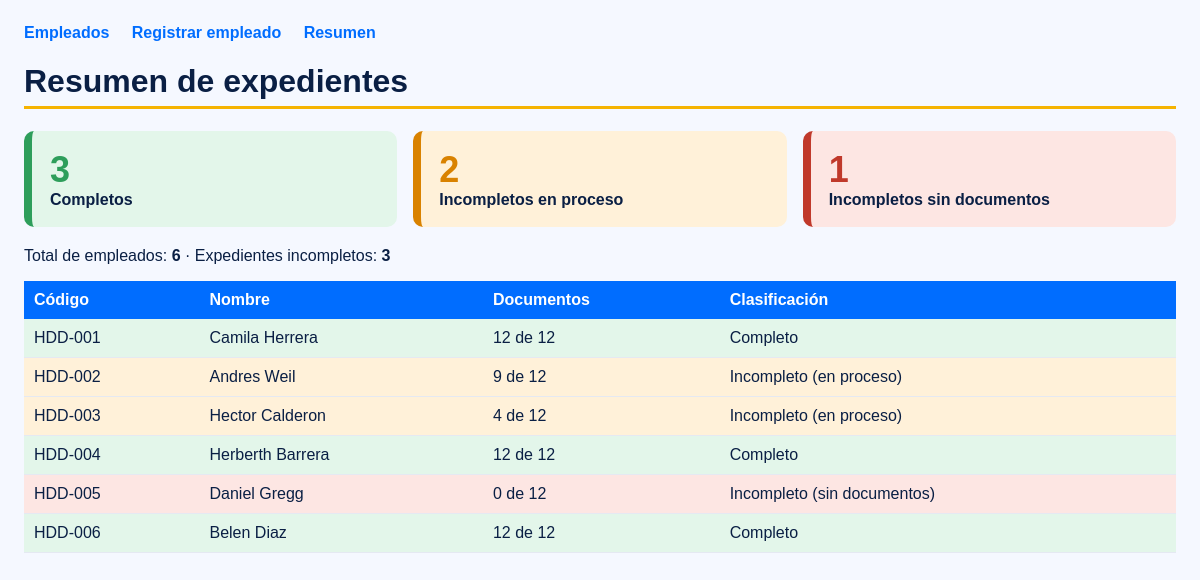
Page /resumen on the committed database.
### tables this page shows
CREATE TABLE empleados (
    id INTEGER PRIMARY KEY AUTOINCREMENT,
    codigo TEXT NOT NULL UNIQUE,
    nombre TEXT NOT NULL,
    puesto TEXT NOT NULL,
    area TEXT NOT NULL,
    sucursal TEXT NOT NULL,
    fecha_ingreso TEXT NOT NULL
);

### app.py (the view)
@app.route("/resumen")
def resumen():
    filas = obtener_empleados()
    completos = 0
    en_proceso = 0
    sin_documentos = 0
    detalle = []
    for fila in filas:
        if fila["total"] > 0 and fila["entregados"] == fila["total"]:
            completos = completos + 1
            clase, estado = "completo", "Completo"
        elif fila["entregados"] > 0:
            en_proceso = en_proceso + 1
            clase, estado = "proceso", "Incompleto (en proceso)"
        else:
            sin_documentos = sin_documentos + 1
            clase, estado = "vacio", "Incompleto (sin documentos)"
        detalle.append({"datos": fila, "estado": estado, "clase": clase})
    return render_template("resumen.html", detalle=detalle, total=len(filas),
                           completos=completos, en_proceso=en_proceso,
                           sin_documentos=sin_documentos,
                           incompletos=en_proceso + sin_documentos)

### app.py (called while the page is built)
def conectar():
    conexion = sqlite3.connect("hospital.db")
    conexion.row_factory = sqlite3.Row
    conexion.execute("PRAGMA foreign_keys = ON")
    return conexion

def obtener_empleados():
    conexion = conectar()
    filas = conexion.execute("""
        SELECT e.*, COALESCE(SUM(x.entregado), 0) AS entregados, COUNT(x.documento_id) AS total
        FROM empleados e
        LEFT JOIN expediente x ON x.empleado_id = e.id
        GROUP BY e.id
        ORDER BY e.id
    """).fetchall()
    conexion.close()
    return filas

### templates/resumen.html (shortened to what this page needs)
{% extends "base.html" %}
{% block contenido %}
<h1>Resumen de expedientes</h1>
<div class="tarjetas">
  <div class="tarjeta completo"><span class="numero">{{ completos }}</span>Completos</div>
  <div class="tarjeta proceso"><span class="numero">{{ en_proceso }}</span>Incompletos en proceso</div>
  <div class="tarjeta vacio"><span class="numero">{{ sin_documentos }}</span>Incompletos sin documentos</div>
</div>
<p>Total de empleados: <strong>{{ total }}</strong> · Expedientes incompletos: <strong>{{ incompletos }}</strong></p>
<table>
  <tr><th>Código</th><th>Nombre</th><th>Documentos</th><th>Clasificación</th></tr>
  {% for d in detalle %}
  <tr class="{{ d.clase }}">
    <td>{{ d.datos.codigo }}</td>
    <td>{{ d.datos.nombre }}</td>
    <td>{{ d.datos.entregados }} de {{ d.datos.total }}</td>
    <td>{{ d.estado }}</td>
  </tr>
  {% endfor %}
</table>
{% endblock %}

### static/style.css (style rules this page uses)
body { font-family: Arial, sans-serif; background: #f5f8ff; color: #0a1f44; margin: 0; padding: 24px; }
h1 { border-bottom: 3px solid #f5b301; padding-bottom: 6px; }
table { border-collapse: collapse; width: 100%; background: #ffffff; }
th { background: #006dff; color: #ffffff; padding: 10px; text-align: left; }
td { padding: 10px; border-bottom: 1px solid #e5e9f2; }
.completo { --color: #2e9e5b; --fondo: #e3f6ea; }
.proceso { --color: #d98200; --fondo: #fff1d9; }
.vacio { --color: #c0392b; --fondo: #fde6e3; }
tr.completo td, tr.proceso td, tr.vacio td { background: var(--fondo); color: #0a1f44; }
.tarjetas { display: flex; gap: 16px; margin: 20px 0; }
.tarjeta { flex: 1; padding: 18px; border-radius: 10px; background: var(--fondo); border-left: 8px solid var(--color); font-weight: bold; }
.tarjeta .numero { display: block; font-size: 36px; color: var(--color); }

### rows in the picture
empleados: datos.codigo "HDD-001", datos.nombre "Camila Herrera"
empleados: datos.codigo "HDD-002", datos.nombre "Andres Weil"
empleados: datos.codigo "HDD-003", datos.nombre "Hector Calderon"
empleados: datos.codigo "HDD-004", datos.nombre "Herberth Barrera"
empleados: datos.codigo "HDD-005", datos.nombre "Daniel Gregg"
empleados: datos.codigo "HDD-006", datos.nombre "Belen Diaz"

### other values in the picture
{{ completos }} "3"
{{ en_proceso }} "2"
{{ sin_documentos }} "1"
{{ total }} "6"
{{ incompletos }} "3"
{{ d.datos.entregados }} "12" "9" "4" "12" "0" "12"
{{ d.datos.total }} "12" "12" "12" "12" "12" "12"
{{ d.estado }} "Completo" "Incompleto (en proceso)" "Incompleto (en proceso)" "Completo" "Incompleto (sin documentos)" "Completo"
